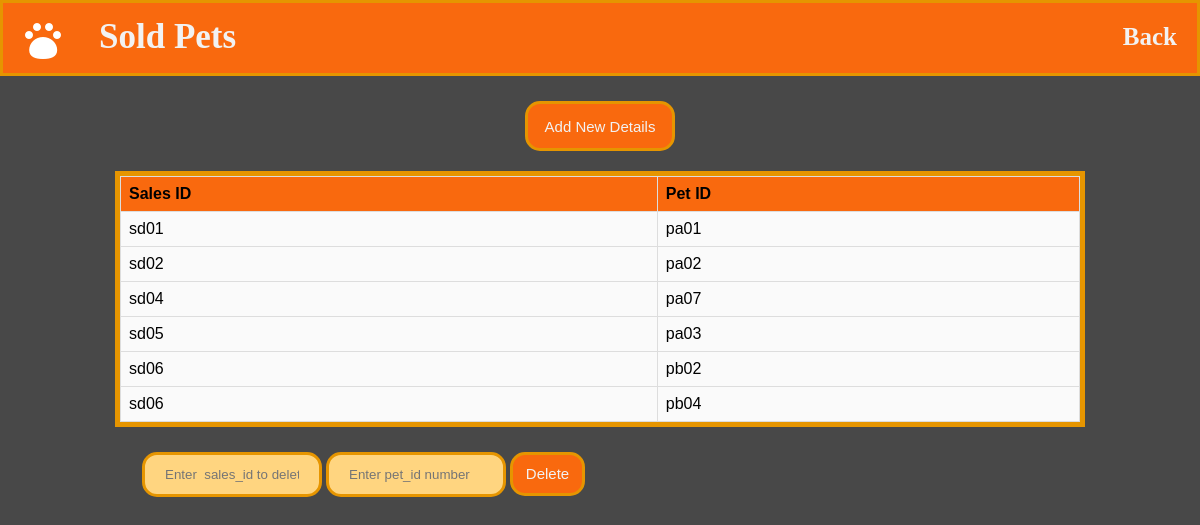
The page /soldpets.php (signed in) on the database its author committed.
### tables this page shows
CREATE TABLE `sold_pets` (
  `sd_id` varchar(9) NOT NULL,
  `pet_id` varchar(9) NOT NULL
);

### soldpets.php (the view, shortened to what this page needs)
<html>
    <head>
</head>
<body>
<div class="topnav">
            <a class="active" href="home.html"><img src="ic_add_pet.png"></a>
            <a href="soldpets.php">Sold Pets</a>
            <div class="topnav-right">
              <a href="sales.php">Back</a>
            </div>
          </div>
          <div class="custombutton">
<form>
<button   style=" height: 50px;width: 150px;cursor:pointer;border-radius:15px;
border: 3px solid #e69500;background-color: rgba(249, 105, 14, 1);color:#f2f2f2;font-size:15px;" formaction="soldptadd.php">Add New Details</button>
</form>
</div>
<?php
$con = mysqli_connect("localhost","root","","Petshop_management");
$var=mysqli_query($con,"select * from sold_pets ");
echo "<table border size=10>";
echo "<tr>
<th>Sales ID</th>
<th>Pet ID</th>
</tr>";
if(mysqli_num_rows($var)>0){
    while($arr=mysqli_fetch_row($var))
    { echo "<tr>
    <td>$arr[0]</td>
    <td>$arr[1]</td>
    </tr>";}
    echo "</table>";
}
?>
<form action="deletesoldpt.php" method="post">
<input  type="text" name="t1" placeholder="Enter  sales_id to delete" required>
<input   type="text" name="t2" style="margin-left:auto;" placeholder="Enter pet_id number" required>
    <input  style="width:75px;height:44px;cursor:pointer;border-radius:15px;
border: 3px solid #e69500;background-color: rgba(249, 105, 14, 1);color:#f2f2f2;font-size:15px;"type="submit" value="Delete">
</form>
</body>
</html>

### soldpets.php (style rules this page uses)
body { margin: 0; background: #484848; }
.topnav { overflow: hidden; background-color: rgba(249, 105, 14, 1); height: 70px; border: 3px solid #e69500; }
.topnav a { float: left; color: #f2f2f2; text-align: center; padding: 14px 16px; text-decoration: none; font-size: 35px; font-weight: bold; }
.topnav-right a { float: right; font-size: 25px; padding: 20px 20px; }
table { font-family: arial, sans-serif; border-collapse: collapse; outline:#e69500 solid 5px; background: #FAFAFA; width: 80%; margin:5px auto; }
td, th { border: 1px solid #dddddd; text-align: left; padding: 8px; }
th { background-color:rgba(249, 105, 14, 1); }
.custombutton { margin:25px; text-align: center; }
input[type=text] { width: 15%; padding: 12px 20px; margin-top:25px; margin-left:142px; background-color:#FFD580; color:#000000; border-radius: 15px; border: 3px solid #e69500; }

### rows shown on the page
sold_pets: sd "sd01", pet_id "pa01"
sold_pets: sd "sd02", pet_id "pa02"
sold_pets: sd "sd04", pet_id "pa07"
sold_pets: sd "sd05", pet_id "pa03"
sold_pets: sd "sd06", pet_id "pb02"
sold_pets: sd "sd06", pet_id "pb04"
